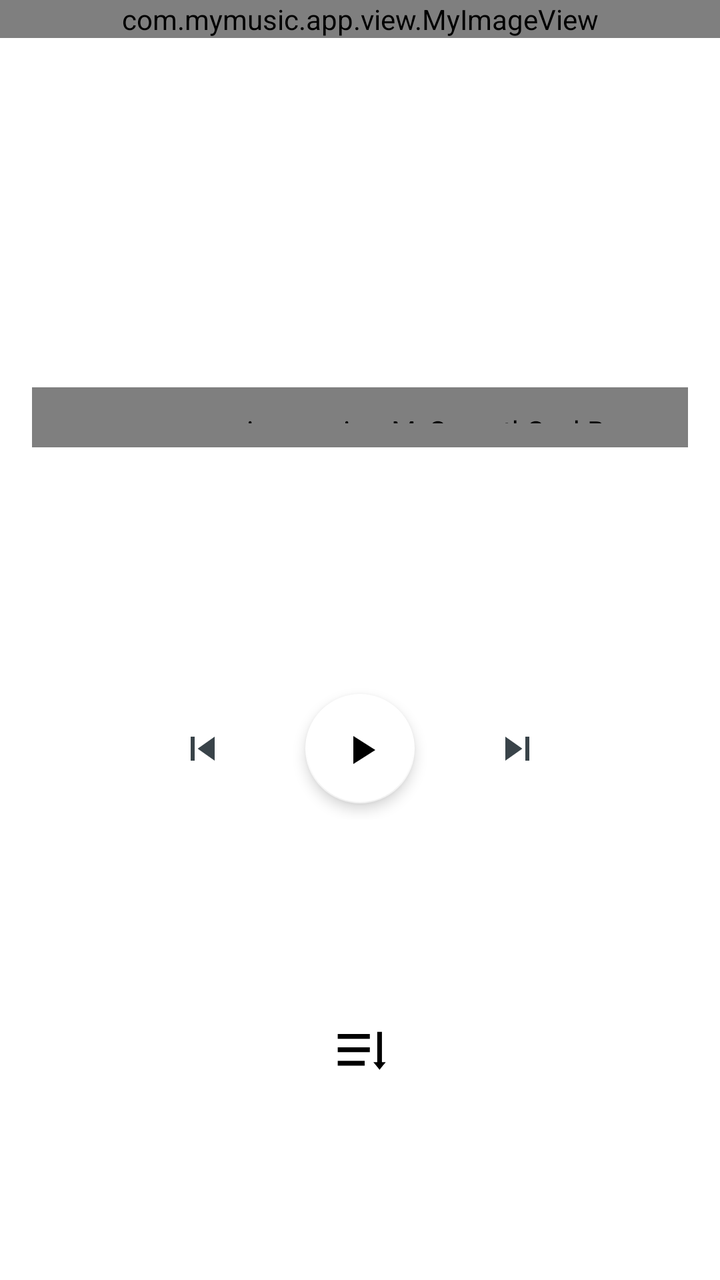
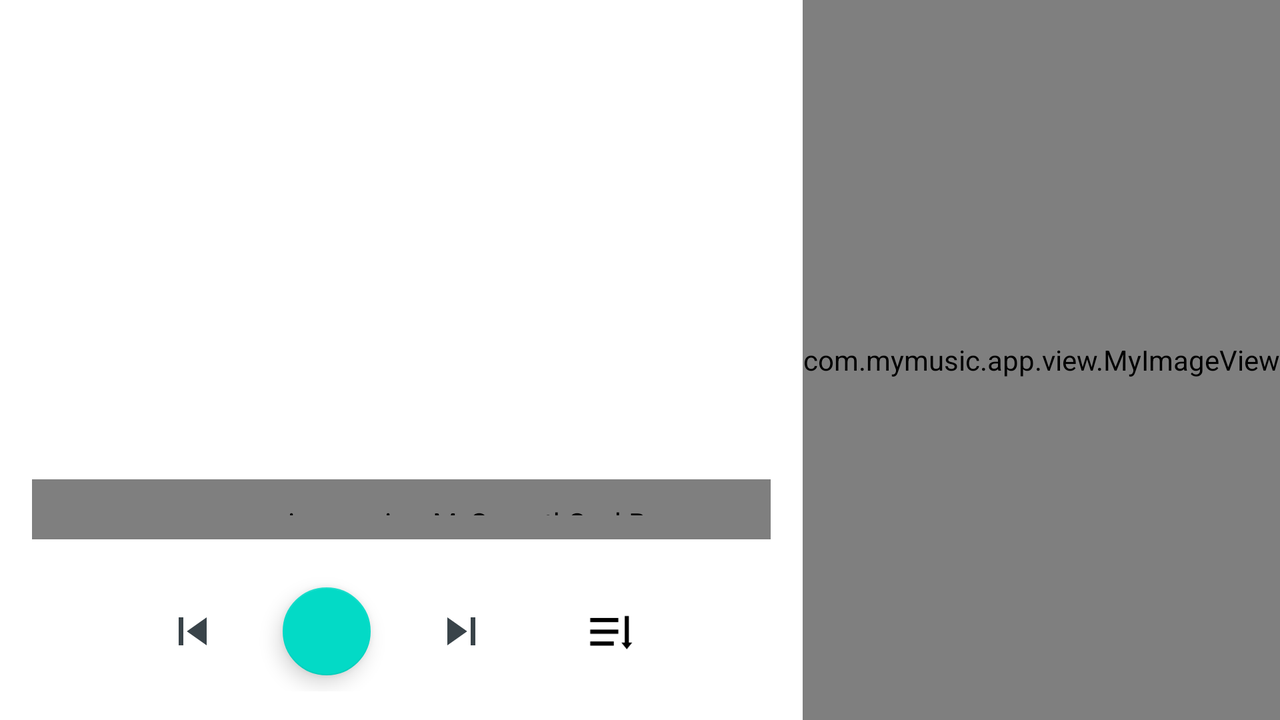

The same Android screen from two of the app's own layout files: first res/layout/ as a phone draws it, then the repository's variant for another configuration, drawn on a device whose configuration selects that folder. Both files follow.
<!-- AndroidManifest.xml: application theme AppTheme -->
<!-- res/layout/layout_play.xml -->
<?xml version="1.0" encoding="utf-8"?>
<androidx.constraintlayout.widget.ConstraintLayout
    xmlns:android="http://schemas.android.com/apk/res/android"
    xmlns:app="http://schemas.android.com/apk/res-auto"
    xmlns:tools="http://schemas.android.com/tools"
    android:id="@+id/play_background"
    android:layout_width="match_parent"
    android:layout_height="match_parent"
    tools:context=".PlayingActivity">


    
    
    
    
    
    
    
    
    
    
    


    <com.mymusic.app.view.TimerCircleView
        android:id="@+id/timeCircleView"
        android:visibility="gone"
        android:layout_width="212dp"
        android:layout_height="212dp"
        app:layout_constraintBottom_toBottomOf="@+id/playImg"
        app:layout_constraintEnd_toEndOf="parent"
        app:layout_constraintStart_toStartOf="parent"
        app:layout_constraintTop_toTopOf="@+id/playImg" />












        <com.mymusic.app.view.MyImageView
            android:id="@+id/playImg"
            android:layout_width="0dp"
            android:scaleType="fitXY"
            android:layout_height="wrap_content"
            app:layout_constraintEnd_toEndOf="parent"
            app:layout_constraintStart_toStartOf="parent"
            app:layout_constraintTop_toTopOf="parent"/>


    <androidx.constraintlayout.widget.ConstraintLayout
        android:id="@+id/includeTopLayout"
        android:layout_width="match_parent"
        android:layout_height="wrap_content"
        app:layout_constraintTop_toBottomOf="@+id/playImg"
        xmlns:app="http://schemas.android.com/apk/res-auto"
        xmlns:android="http://schemas.android.com/apk/res/android">


        <TextView
            android:id="@+id/playSongName"
            android:layout_width="0dp"
            android:layout_height="wrap_content"
            android:layout_marginStart="32dp"
            android:layout_marginTop="8dp"
            android:layout_marginEnd="32dp"
            android:singleLine="true"
            android:textSize="18sp"
            app:layout_constraintBottom_toTopOf="@+id/playSongArtist"
            app:layout_constraintEnd_toEndOf="parent"
            app:layout_constraintStart_toStartOf="parent"
            app:layout_constraintTop_toTopOf="parent"
            app:layout_constraintVertical_chainStyle="packed" />

        <TextView
            android:id="@+id/playSongArtist"
            android:layout_width="0dp"
            android:layout_height="wrap_content"
            android:layout_marginTop="8dp"
            android:layout_marginEnd="32dp"
            android:layout_marginRight="32dp"
            android:layout_marginBottom="8dp"
            android:singleLine="true"
            app:layout_constraintBottom_toBottomOf="parent"
            app:layout_constraintEnd_toEndOf="parent"
            app:layout_constraintStart_toStartOf="@+id/playSongName"
            app:layout_constraintTop_toBottomOf="@+id/playSongName" />


    </androidx.constraintlayout.widget.ConstraintLayout>



















    <androidx.constraintlayout.widget.ConstraintLayout
        android:id="@+id/bottomPlayLayout"
        android:layout_width="match_parent"
        android:layout_height="0dp"
        app:layout_constraintBottom_toBottomOf="parent"
        app:layout_constraintEnd_toEndOf="parent"
        app:layout_constraintStart_toStartOf="parent"
        app:layout_constraintTop_toBottomOf="@+id/includeTopLayout">

        <LinearLayout
            android:id="@+id/linearLayout"
            android:layout_width="0dp"
            android:layout_height="wrap_content"
            android:layout_marginStart="50dp"
            android:layout_marginTop="16dp"
            android:layout_marginEnd="50dp"
            android:padding="8dp"
            android:gravity="center"
            app:layout_constraintVertical_chainStyle="spread"
            android:orientation="horizontal"
            app:layout_constraintBottom_toTopOf="@+id/repeatBtn"
            app:layout_constraintEnd_toEndOf="parent"
            app:layout_constraintStart_toStartOf="parent"
            app:layout_constraintTop_toBottomOf="@+id/seekBar">


            <ImageView
                android:id="@+id/btnPlayPre"
                android:layout_width="wrap_content"
                android:layout_height="wrap_content"
                android:layout_weight="1"
                android:background="?attr/selectableItemBackgroundBorderless"
                android:clickable="true"
                android:padding="16dp"
                app:srcCompat="@drawable/ic_skip_previous_black_24dp" />

            <com.google.android.material.floatingactionbutton.FloatingActionButton
                android:id="@+id/btnPlayPlay"
                android:layout_width="24dp"
                android:layout_height="wrap_content"
                android:layout_margin="8dp"
                android:layout_weight="1"
                app:elevation="4dp"
                android:minHeight="60dp"
                app:backgroundTint="@android:color/white"
                app:srcCompat="@drawable/ic_play_arrow_black_24dp" />


            <ImageView
                android:id="@+id/btnPlayNext"
                android:layout_width="wrap_content"
                android:layout_height="wrap_content"
                android:layout_weight="1"
                android:background="?attr/selectableItemBackgroundBorderless"
                android:clickable="true"
                android:padding="16dp"
                app:srcCompat="@drawable/ic_skip_next_black_24dp" />
        </LinearLayout>


        
        
        
        
        
        
        
        
        

        <com.mymusic.app.view.MySmoothSeekBar
            android:id="@+id/seekBar"
            android:layout_width="0dp"
            android:layout_height="30dp"
            android:layout_marginStart="8dp"
            android:layout_marginTop="16dp"
            android:layout_marginEnd="8dp"
            android:padding="12dp"
            app:layout_constraintEnd_toStartOf="@+id/rightTime"
            app:layout_constraintHorizontal_bias="1.0"
            app:layout_constraintStart_toEndOf="@+id/leftTime"
            app:layout_constraintTop_toTopOf="parent"
            app:layout_constraintBottom_toTopOf="@+id/linearLayout"
            app:updataAPPBarHeight="2dp"
            app:updataAPPTextVisibility="false" />

        <TextView
            android:id="@+id/leftTime"
            android:layout_width="wrap_content"
            android:layout_height="wrap_content"
            android:layout_marginStart="8dp"
            android:layout_marginLeft="8dp"
            app:layout_constraintBottom_toBottomOf="@+id/seekBar"
            app:layout_constraintStart_toStartOf="parent"
            app:layout_constraintTop_toTopOf="@+id/seekBar" />

        <TextView
            android:id="@+id/rightTime"
            android:layout_width="wrap_content"
            android:layout_height="wrap_content"
            android:layout_marginEnd="8dp"
            android:layout_marginRight="8dp"
            app:layout_constraintBottom_toBottomOf="@+id/seekBar"
            app:layout_constraintEnd_toEndOf="parent"
            app:layout_constraintTop_toTopOf="@+id/seekBar" />


        <ImageView
            android:id="@+id/repeatBtn"
            android:layout_width="32dp"
            android:layout_height="32dp"
            android:layout_marginBottom="8dp"
            android:background="?attr/selectableItemBackgroundBorderless"
            android:clickable="true"
            app:layout_constraintTop_toBottomOf="@+id/linearLayout"
            app:layout_constraintBottom_toBottomOf="@+id/bottomPlayLayout"
            app:layout_constraintEnd_toEndOf="parent"
            app:layout_constraintStart_toStartOf="parent"
            app:srcCompat="@drawable/ic_pal" />


    </androidx.constraintlayout.widget.ConstraintLayout>





    
    
    
    
    
    
    
    
    
    

    
    
    
    
    
    
    
    
    
</androidx.constraintlayout.widget.ConstraintLayout>
<!-- resources referenced by this layout -->
<resources>
  <!-- drawable ic_pal (drawable) -->
  <vector android:height="24dp" android:viewportHeight="1024"
      android:viewportWidth="1024" android:width="24dp" xmlns:android="http://schemas.android.com/apk/res/android">
      <path android:fillColor="#FF000000"
          android:pathData="M824.93,838.8C808.7,819.04 756.4,755.12 726.38,718.28H787.88V231.6h75.01v486.68h60.48c-29.6,36.26 -81.19,99.42 -98.45,120.52z" android:strokeWidth="0.80765"/>
      <path android:fillColor="#FF000000"
          android:pathData="m155.77,697.24h431.11v76.72h-431.11z" android:strokeWidth="0.95433"/>
      <path android:fillColor="#FF000000"
          android:pathData="m155.77,480.44h513.66v76.72H155.77Z" android:strokeWidth="0.95434"/>
      <path android:fillColor="#FF000000"
          android:pathData="m155.77,266.68h513.66v76.72H155.77Z" android:strokeWidth="0.95434"/>
  </vector>
  <!-- drawable ic_play_arrow_black_24dp (drawable) -->
  <vector android:height="24dp" android:tint="#394349"
      android:viewportHeight="24.0" android:viewportWidth="24.0"
      android:width="24dp" xmlns:android="http://schemas.android.com/apk/res/android">
      <path android:fillColor="#FF000000" android:pathData="M8,5v14l11,-7z"/>
  </vector>
  <!-- drawable ic_skip_next_black_24dp (drawable) -->
  <vector android:height="24dp" android:tint="#394349"
      android:viewportHeight="24.0" android:viewportWidth="24.0"
      android:width="24dp" xmlns:android="http://schemas.android.com/apk/res/android">
      <path android:fillColor="#FF000000" android:pathData="M6,18l8.5,-6L6,6v12zM16,6v12h2V6h-2z"/>
  </vector>
  <!-- drawable ic_skip_previous_black_24dp (drawable) -->
  <vector android:height="24dp" android:tint="#394349"
      android:viewportHeight="24.0" android:viewportWidth="24.0"
      android:width="24dp" xmlns:android="http://schemas.android.com/apk/res/android">
      <path android:fillColor="#FF000000" android:pathData="M6,6h2v12L6,18zM9.5,12l8.5,6L18,6z"/>
  </vector>
  <style name="AppTheme" parent="Theme.MaterialComponents.DayNight.NoActionBar">
          
          <item name="colorPrimary">@color/colorPrimary</item>
          <item name="colorPrimaryDark">@color/colorPrimaryDark</item>
          <item name="colorAccent">@color/colorAccent</item>
          <item name="android:windowBackground">@color/windowsBackground</item>
          <item name="android:windowTranslucentStatus">false</item>
          <item name="android:windowTranslucentNavigation">true</item>
          
          <item name="android:statusBarColor">@android:color/transparent</item>
          <item name="android:actionMenuTextColor">@color/textColor</item>
      </style>
  <color name="colorPrimary">#2196F3</color>
  <color name="colorPrimaryDark">#1976D2</color>
  <color name="colorAccent">#EC407A</color>
  <color name="windowsBackground">#FF000000</color>
  <color name="textColor">@color/cardview_light_background</color>
</resources>
<!-- res/layout-land/layout_play.xml (the repository's variant of the layout above) -->
<!-- drawn on the phone turned sideways -->
<?xml version="1.0" encoding="utf-8"?>
<androidx.constraintlayout.widget.ConstraintLayout
    xmlns:android="http://schemas.android.com/apk/res/android"
    xmlns:app="http://schemas.android.com/apk/res-auto"
    xmlns:tools="http://schemas.android.com/tools"
    android:id="@+id/play_background"
    android:background="@android:color/transparent"
    android:layout_width="match_parent"
    android:layout_height="match_parent"
    app:layout_constraintTop_toTopOf="parent"
    app:layout_constraintLeft_toLeftOf="parent"
    app:layout_constraintRight_toRightOf="parent"
    tools:context=".PlayingActivity">


    
    
    
    
    
    
    
    
    
    
    


    <com.mymusic.app.view.TimerCircleView
        android:id="@+id/timeCircleView"
        android:visibility="gone"
        android:layout_width="212dp"
        android:layout_height="212dp"
        app:layout_constraintEnd_toEndOf="parent"
        app:layout_constraintStart_toStartOf="parent" />















    <androidx.constraintlayout.widget.ConstraintLayout
        android:id="@+id/includeTopLayout"
        android:layout_width="0dp"
        android:layout_height="wrap_content"
        android:layout_marginTop="64dp"
        app:layout_constraintHorizontal_chainStyle="packed"
        app:layout_constraintBottom_toTopOf="@+id/bottomPlayLayout"
        app:layout_constraintRight_toLeftOf="@+id/playImg"
        app:layout_constraintLeft_toLeftOf="parent"
        app:layout_constraintTop_toTopOf="parent">


        <TextView
            android:id="@+id/playSongName"
            android:layout_width="0dp"
            android:layout_height="wrap_content"
            android:layout_marginStart="32dp"
            android:layout_marginTop="8dp"
            android:layout_marginEnd="32dp"
            android:gravity="center"
            android:singleLine="true"
            android:textSize="18sp"
            android:transitionName=""
            app:layout_constraintBottom_toTopOf="@+id/playSongArtist"
            app:layout_constraintEnd_toEndOf="parent"
            app:layout_constraintStart_toStartOf="parent"
            app:layout_constraintTop_toTopOf="parent"
            app:layout_constraintVertical_chainStyle="packed" />

        <TextView
            android:id="@+id/playSongArtist"
            android:layout_width="0dp"
            android:layout_height="wrap_content"
            android:layout_marginTop="8dp"
            android:layout_marginEnd="32dp"
            android:layout_marginRight="32dp"
            android:layout_marginBottom="8dp"
            android:gravity="center"
            android:singleLine="true"
            app:layout_constraintBottom_toBottomOf="parent"
            app:layout_constraintEnd_toEndOf="parent"
            app:layout_constraintStart_toStartOf="@+id/playSongName"
            app:layout_constraintTop_toBottomOf="@+id/playSongName" />


    </androidx.constraintlayout.widget.ConstraintLayout>


    <com.mymusic.app.view.MyImageView
        android:id="@+id/playImg"
        android:layout_width="0dp"
        android:layout_height="match_parent"
        android:scaleType="fitXY"
        app:layout_constraintBottom_toBottomOf="parent"
        app:layout_constraintRight_toRightOf="parent"
        app:layout_constraintTop_toTopOf="parent"
        app:srcCompat="@drawable/cover_background" />















    <androidx.constraintlayout.widget.ConstraintLayout
        android:id="@+id/bottomPlayLayout"
        android:layout_width="0dp"
        android:layout_height="wrap_content"
        android:layout_marginTop="64dp"
        app:layout_constraintBottom_toBottomOf="parent"
        app:layout_constraintEnd_toStartOf="@+id/playImg"
        app:layout_constraintStart_toStartOf="parent"
        app:layout_constraintTop_toBottomOf="@+id/includeTopLayout"
        app:layout_constraintVertical_chainStyle="spread">

        <LinearLayout
            android:id="@+id/linearLayout"
            android:layout_width="0dp"
            android:layout_height="60dp"
            android:layout_marginStart="50dp"
            android:layout_marginTop="16dp"
            android:layout_marginEnd="50dp"
            android:gravity="center"
            android:orientation="horizontal"
            app:layout_constraintEnd_toEndOf="parent"
            app:layout_constraintStart_toStartOf="parent"
            app:layout_constraintTop_toBottomOf="@+id/seekBar"
            app:layout_constraintVertical_chainStyle="spread">


            <ImageView
                android:id="@+id/btnPlayPre"
                android:layout_width="wrap_content"
                android:layout_height="match_parent"
                android:layout_weight="1"
                android:background="?attr/selectableItemBackgroundBorderless"
                android:clickable="true"
                android:padding="16dp"
                app:srcCompat="@drawable/ic_skip_previous_black_24dp" />

            <com.google.android.material.floatingactionbutton.FloatingActionButton
                android:id="@+id/btnPlayPlay"
                android:layout_width="wrap_content"
                android:layout_height="match_parent"
                android:layout_weight="1"
                android:minHeight="60dp"
                android:layout_margin="8dp"/>

            <ImageView
                android:id="@+id/btnPlayNext"
                android:layout_width="wrap_content"
                android:layout_height="match_parent"
                android:layout_weight="1"
                android:background="?attr/selectableItemBackgroundBorderless"
                android:clickable="true"
                android:padding="16dp"
                app:srcCompat="@drawable/ic_skip_next_black_24dp" />


            <ImageView
                android:id="@+id/repeatBtn"
                android:layout_width="wrap_content"
                android:layout_height="match_parent"
                android:layout_weight="1"
                android:background="?attr/selectableItemBackgroundBorderless"
                android:clickable="true"
                android:padding="16dp"
                app:layout_constraintBottom_toBottomOf="@+id/bottomPlayLayout"
                app:layout_constraintEnd_toEndOf="parent"
                app:srcCompat="@drawable/ic_pal" />

        </LinearLayout>


        
        
        
        
        
        
        
        
        

        <com.mymusic.app.view.MySmoothSeekBar
            android:id="@+id/seekBar"
            android:layout_width="0dp"
            android:layout_height="30dp"
            android:layout_marginStart="8dp"
            android:layout_marginTop="16dp"
            android:layout_marginEnd="8dp"
            android:padding="12dp"
            app:layout_constraintBottom_toTopOf="@+id/linearLayout"
            app:layout_constraintEnd_toStartOf="@+id/rightTime"
            app:layout_constraintHorizontal_bias="1.0"
            app:layout_constraintStart_toEndOf="@+id/leftTime"
            app:layout_constraintTop_toTopOf="parent"
            app:updataAPPBarHeight="2dp"
            app:updataAPPTextVisibility="false" />

        <TextView
            android:id="@+id/leftTime"
            android:layout_width="wrap_content"
            android:layout_height="wrap_content"
            android:layout_marginStart="8dp"
            android:layout_marginLeft="8dp"
            app:layout_constraintBottom_toBottomOf="@+id/seekBar"
            app:layout_constraintStart_toStartOf="parent"
            app:layout_constraintTop_toTopOf="@+id/seekBar" />

        <TextView
            android:id="@+id/rightTime"
            android:layout_width="wrap_content"
            android:layout_height="wrap_content"
            android:layout_marginEnd="8dp"
            android:layout_marginRight="8dp"
            app:layout_constraintBottom_toBottomOf="@+id/seekBar"
            app:layout_constraintEnd_toEndOf="parent"
            app:layout_constraintTop_toTopOf="@+id/seekBar" />


    </androidx.constraintlayout.widget.ConstraintLayout>





    
    
    
    
    
    
    
    
    
    

    
    
    
    
    
    
    
    
    
</androidx.constraintlayout.widget.ConstraintLayout>
<!-- resources referenced by the variant -->
<!-- as the phone turned sideways resolves them -->
<resources>
  <!-- drawable cover_background (drawable) -->
  <?xml version="1.0" encoding="utf-8"?>
  
  <selector xmlns:android="http://schemas.android.com/apk/res/android">
      <item>
          <layer-list>
              <item>
                  <color android:color="@color/orenge"/>
              </item>
              <item android:drawable="@drawable/ic_audiotrack_white_24dp" />
          </layer-list>
      </item>
  </selector>
  <!-- drawable ic_pal (drawable) -->
  <vector android:height="24dp" android:viewportHeight="1024"
      android:viewportWidth="1024" android:width="24dp" xmlns:android="http://schemas.android.com/apk/res/android">
      <path android:fillColor="#FF000000"
          android:pathData="M824.93,838.8C808.7,819.04 756.4,755.12 726.38,718.28H787.88V231.6h75.01v486.68h60.48c-29.6,36.26 -81.19,99.42 -98.45,120.52z" android:strokeWidth="0.80765"/>
      <path android:fillColor="#FF000000"
          android:pathData="m155.77,697.24h431.11v76.72h-431.11z" android:strokeWidth="0.95433"/>
      <path android:fillColor="#FF000000"
          android:pathData="m155.77,480.44h513.66v76.72H155.77Z" android:strokeWidth="0.95434"/>
      <path android:fillColor="#FF000000"
          android:pathData="m155.77,266.68h513.66v76.72H155.77Z" android:strokeWidth="0.95434"/>
  </vector>
  <!-- drawable ic_skip_next_black_24dp (drawable) -->
  <vector android:height="24dp" android:tint="#394349"
      android:viewportHeight="24.0" android:viewportWidth="24.0"
      android:width="24dp" xmlns:android="http://schemas.android.com/apk/res/android">
      <path android:fillColor="#FF000000" android:pathData="M6,18l8.5,-6L6,6v12zM16,6v12h2V6h-2z"/>
  </vector>
  <!-- drawable ic_skip_previous_black_24dp (drawable) -->
  <vector android:height="24dp" android:tint="#394349"
      android:viewportHeight="24.0" android:viewportWidth="24.0"
      android:width="24dp" xmlns:android="http://schemas.android.com/apk/res/android">
      <path android:fillColor="#FF000000" android:pathData="M6,6h2v12L6,18zM9.5,12l8.5,6L18,6z"/>
  </vector>
  <style name="AppTheme" parent="Theme.MaterialComponents.DayNight.NoActionBar">
          
          <item name="colorPrimary">@color/colorPrimary</item>
          <item name="colorPrimaryDark">@color/colorPrimaryDark</item>
          <item name="colorAccent">@color/colorAccent</item>
          <item name="android:windowBackground">@color/windowsBackground</item>
          <item name="android:windowTranslucentStatus">false</item>
          <item name="android:windowTranslucentNavigation">true</item>
          
          <item name="android:statusBarColor">@android:color/transparent</item>
          <item name="android:actionMenuTextColor">@color/textColor</item>
      </style>
  <color name="orenge">#FF5722</color>
  <color name="colorPrimary">#2196F3</color>
  <color name="colorPrimaryDark">#1976D2</color>
  <color name="colorAccent">#EC407A</color>
  <color name="windowsBackground">#FF000000</color>
  <color name="textColor">@color/cardview_light_background</color>
</resources>
